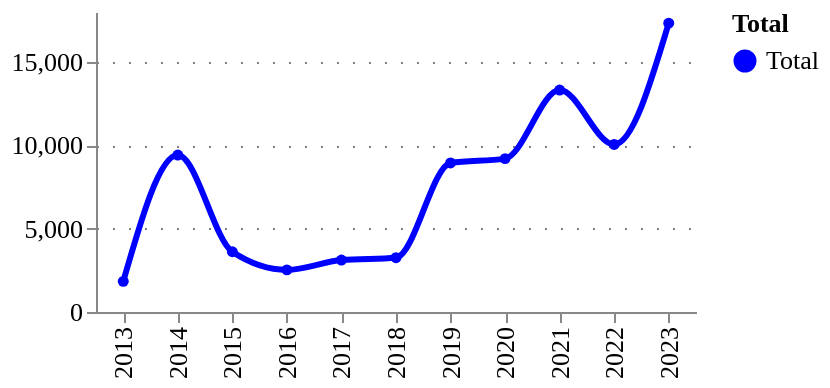

The notebook cell saved with this chart:
### Markdown cell above
### Growth and total early-years digital tech research funding

Figure 2

### Code cell
# Filter only technology projects
ukri_tech_type_df = (
    ukri_exploded_df
    .query("id in @ukri_tech_ids")
    .drop_duplicates(['id'])
)

ukri_ts_amounts_tech = utils.get_timeseries(ukri_tech_type_df, column='amount')
ukri_ts_counts_tech = utils.get_timeseries(ukri_tech_type_df, column='id')
utils.plot_quick_ts(ukri_ts_amounts_tech, 'amount')

### Figure 1 — Vega-Lite specification as saved in the notebook (floating-point values rounded to 4 significant figures)
{"config": {"title": {"font": "Averta", "anchor": "start"}, "subtitle": {"font": "Averta"}, "axis": {"labelFont": "Averta", "titleFont": "Averta", "gridColor": "grey", "gridDash": [1, 7], "labelFontSize": 13, "titleFontSize": 13}, "header": {"labelFont": "Averta", "titleFont": "Averta"}, "legend": {"labelFont": "Averta", "titleFont": "Averta", "labelFontSize": 13, "titleFontSize": 13}, "range": {"category": ["#0000FF", "#FDB633", "#18A48C", "#9A1BBE", "#EB003B", "#FF6E47", "#646363", "#0F294A", "#97D9E3", "#A59BEE", "#F6A4B7", "#D2C9C0", "#FFFFFF", "#000000"], "ordinal": {"scheme": ["#0000FF", "#FDB633", "#18A48C", "#9A1BBE", "#EB003B", "#FF6E47", "#646363", "#0F294A", "#97D9E3", "#A59BEE", "#F6A4B7", "#D2C9C0", "#FFFFFF", "#000000"]}}, "view": {"strokeWidth": 0}}, "data": {"name": "data-4d8886457a296c44424145a28dbe2e88"}, "mark": {"type": "line", "interpolate": "monotone", "point": {"filled": true, "size": 30}, "size": 3, "strokeDash": [0]}, "encoding": {"color": {"field": "Total", "legend": {"orient": "right"}, "scale": {}, "type": "nominal"}, "tooltip": [{"field": "year", "title": "Year", "type": "ordinal"}, {"field": "Total", "type": "nominal"}, {"field": "amount", "format": ".3f", "title": "", "type": "quantitative"}], "x": {"field": "year", "title": "", "type": "ordinal"}, "y": {"field": "amount", "title": "", "type": "quantitative"}}, "height": 150, "title": {"anchor": "start", "text": "", "fontSize": 14, "subtitle": "", "subtitleFont": "Averta", "subtitleFontSize": 13}, "width": 300, "$schema": "https://vega.github.io/schema/vega-lite/v5.17.0.json", "datasets": {"data-4d8886457a296c44424145a28dbe2e88": [{"year": 2013, "amount": 1839.0, "Total": "Total"}, {"year": 2014, "amount": 9418.0, "Total": "Total"}, {"year": 2015, "amount": 3615.0, "Total": "Total"}, {"year": 2016, "amount": 2528.0, "Total": "Total"}, {"year": 2017, "amount": 3116.0, "Total": "Total"}, {"year": 2018, "amount": 3256.0, "Total": "Total"}, {"year": 2019, "amount": 8942.0, "Total": "Total"}, {"year": 2020, "amount": 9204.0, "Total": "Total"}, {"year": 2021, "amount": 13310.0, "Total": "Total"}, {"year": 2022, "amount": 10050.0, "Total": "Total"}, {"year": 2023, "amount": 17330.0, "Total": "Total"}]}}
